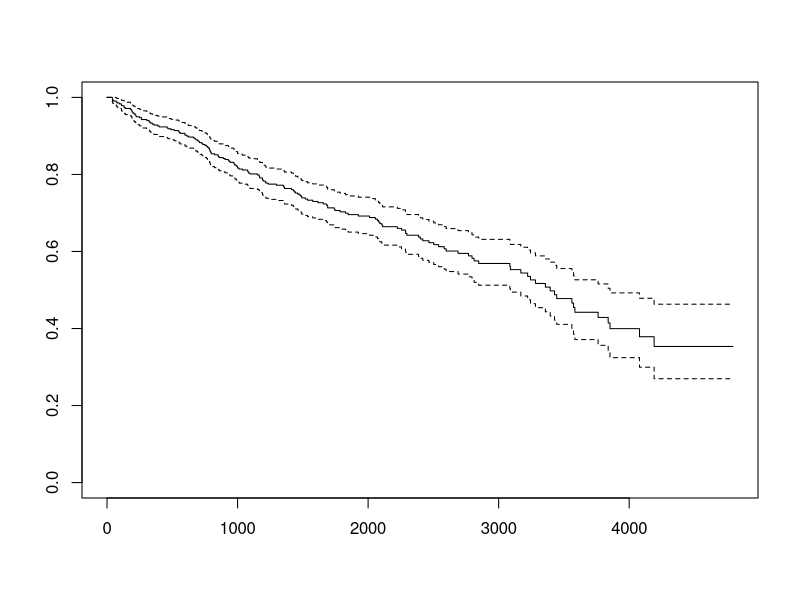
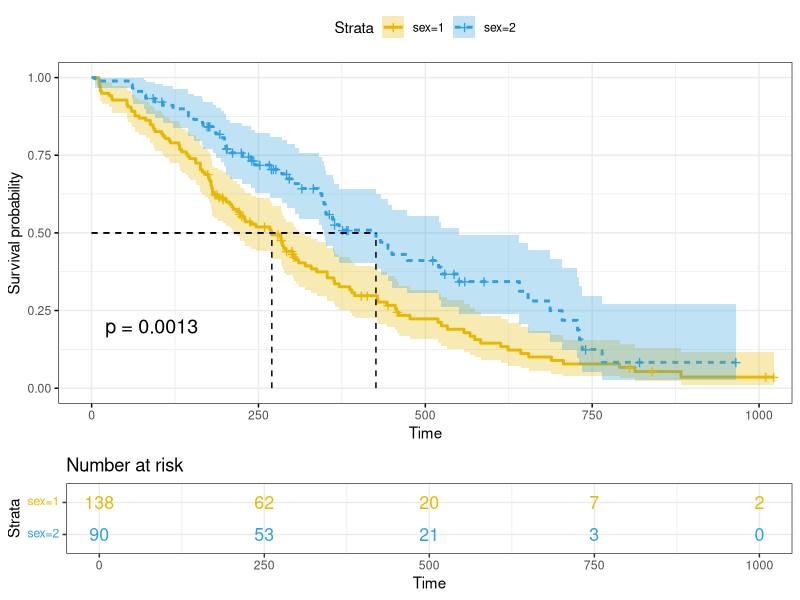
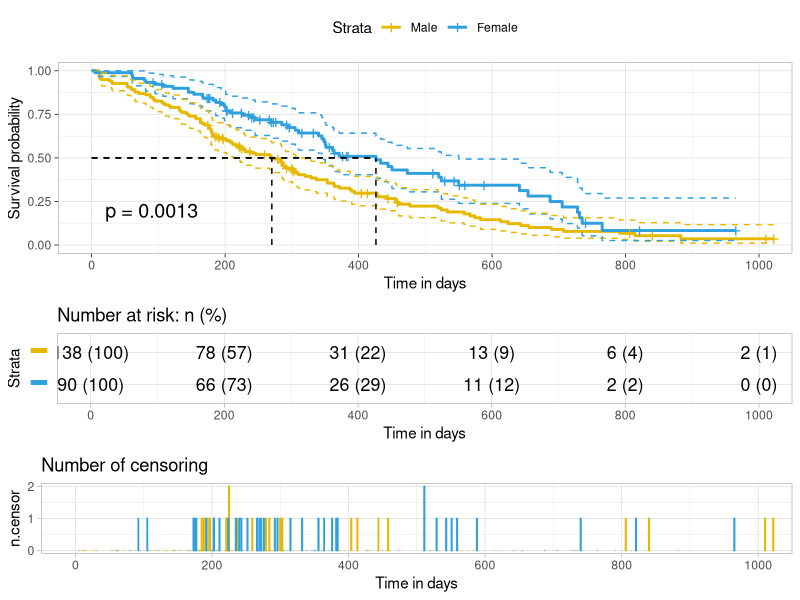
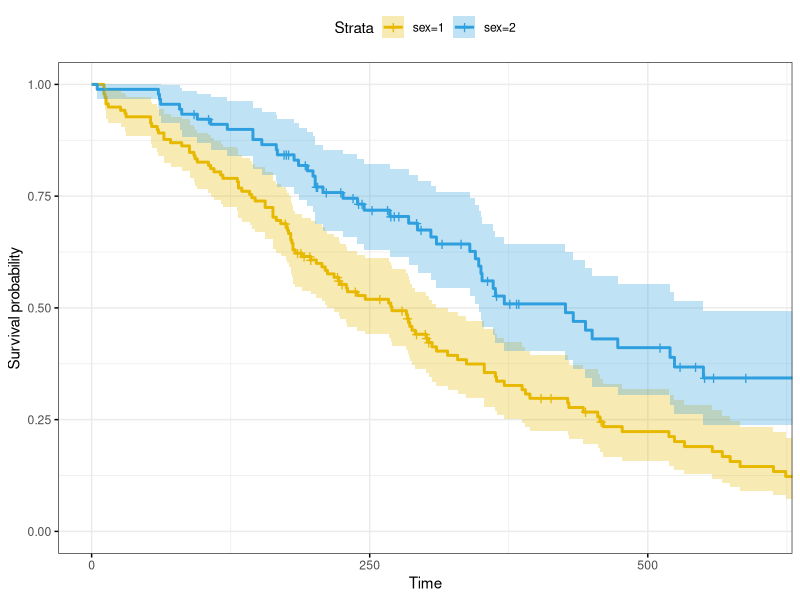
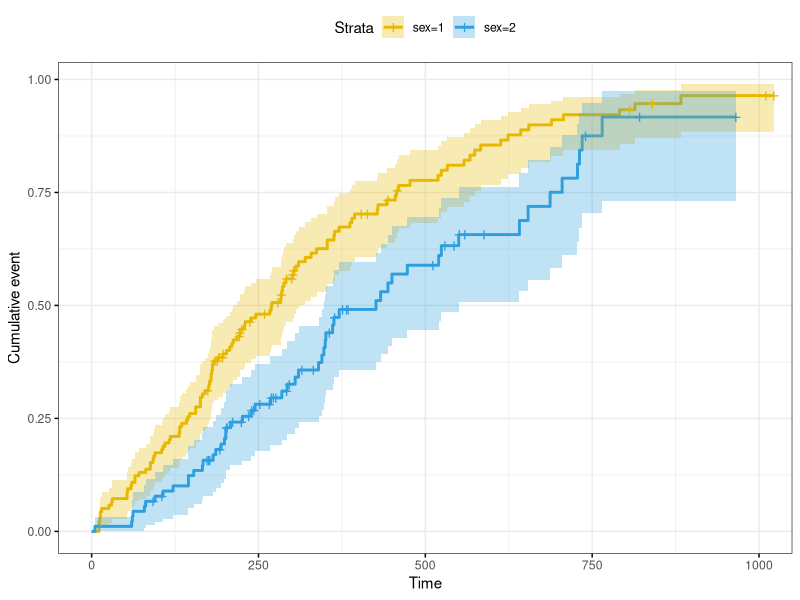
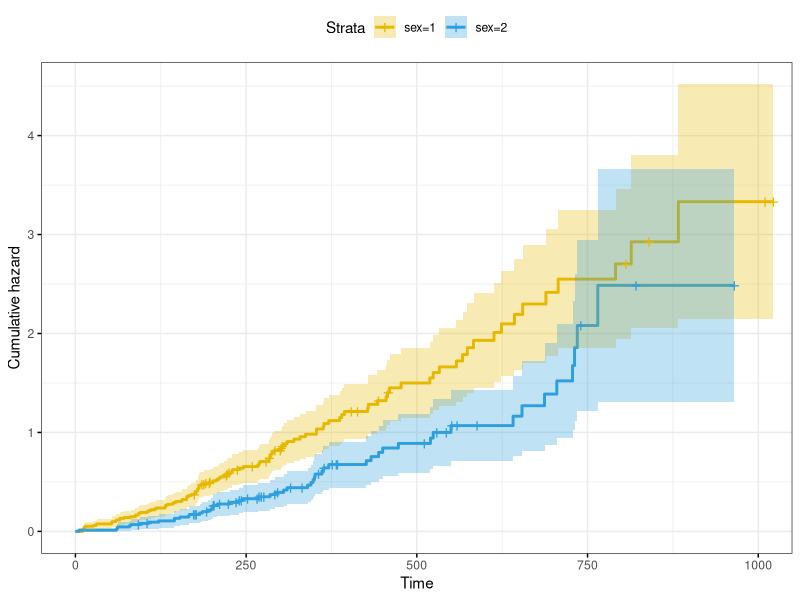
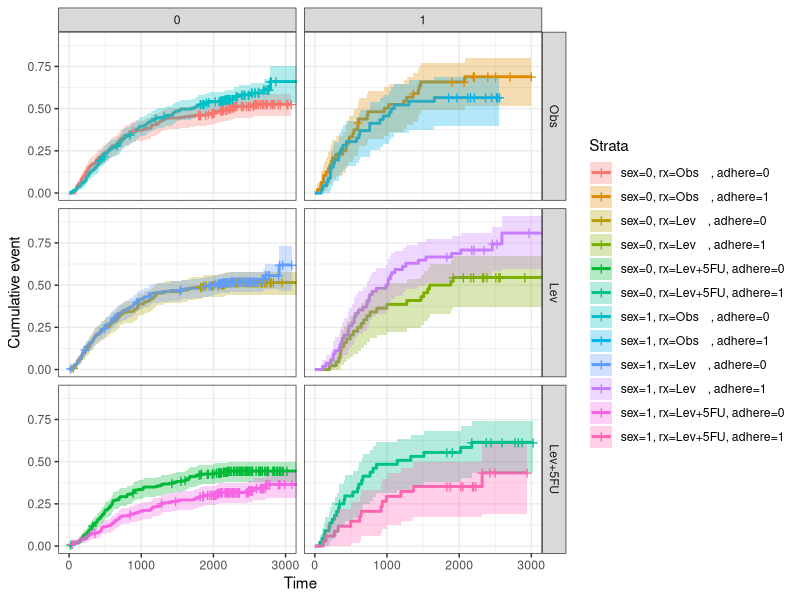

Reproduce these figures in R, in order.
# Survival Analysis in R
# Survival analysis is a set of statistical approaches for data analysis where the outcome variable of interest is time until an event occurs.
# Survival analysis deals with predicting the time when a specific event is going to occur. 
# It is also known as failure time analysis or analysis of time to death. 
# For example predicting the number of days a person with cancer will survive 
# or predicting the time when a mechanical system is going to fail.

install.packages("survival")

# Load the library.
library("survival")
library("survminer")

# Print first few rows.
print(head(pbc))

# Create the survival object. 
survfit(Surv(pbc$time,pbc$status == 2)~1)

# Plot the graph. 
plot(survfit(Surv(pbc$time,pbc$status == 2)~1))


# Survival Analysis lung dataset
data("lung")
head(lung)

fit <- survfit(Surv(time, status) ~ sex, data = lung)
print(fit)

# Summary of survival curves
summary(fit)
# Access to the sort summary table
summary(fit)$table

d <- data.frame(time = fit$time,
                n.risk = fit$n.risk,
                n.event = fit$n.event,
                n.censor = fit$n.censor,
                surv = fit$surv,
                upper = fit$upper,
                lower = fit$lower
)
head(d)

# Change color, linetype by strata, risk.table color by strata
ggsurvplot(fit,
           pval = TRUE, conf.int = TRUE,
           risk.table = TRUE, # Add risk table
           risk.table.col = "strata", # Change risk table color by groups
           linetype = "strata", # Change line type by groups
           surv.median.line = "hv", # Specify median survival
           ggtheme = theme_bw(), # Change ggplot2 theme
           palette = c("#E7B800", "#2E9FDF"))

ggsurvplot(
  fit,                     # survfit object with calculated statistics.
  pval = TRUE,             # show p-value of log-rank test.
  conf.int = TRUE,         # show confidence intervals for 
  # point estimaes of survival curves.
  conf.int.style = "step",  # customize style of confidence intervals
  xlab = "Time in days",   # customize X axis label.
  break.time.by = 200,     # break X axis in time intervals by 200.
  ggtheme = theme_light(), # customize plot and risk table with a theme.
  risk.table = "abs_pct",  # absolute number and percentage at risk.
  risk.table.y.text.col = T,# colour risk table text annotations.
  risk.table.y.text = FALSE,# show bars instead of names in text annotations
  # in legend of risk table.
  ncensor.plot = TRUE,      # plot the number of censored subjects at time t
  surv.median.line = "hv",  # add the median survival pointer.
  legend.labs = 
    c("Male", "Female"),    # change legend labels.
  palette = 
    c("#E7B800", "#2E9FDF") # custom color palettes.
)

# survival curves can be shorten using the argument xlim
ggsurvplot(fit,
           conf.int = TRUE,
           risk.table.col = "strata", # Change risk table color by groups
           ggtheme = theme_bw(), # Change ggplot2 theme
           palette = c("#E7B800", "#2E9FDF"),
           xlim = c(0, 600))

# to plot cumulative events
ggsurvplot(fit,
           conf.int = TRUE,
           risk.table.col = "strata", # Change risk table color by groups
           ggtheme = theme_bw(), # Change ggplot2 theme
           palette = c("#E7B800", "#2E9FDF"),
           fun = "event")

# To plot cumulative hazard
ggsurvplot(fit,
           conf.int = TRUE,
           risk.table.col = "strata", # Change risk table color by groups
           ggtheme = theme_bw(), # Change ggplot2 theme
           palette = c("#E7B800", "#2E9FDF"),
           fun = "cumhaz")

# Kaplan-Meier life table: summary of survival curves
summary(fit)
res.sum <- surv_summary(fit)
head(res.sum)

# Log-Rank test comparing survival curves: survdiff()
surv_diff <- survdiff(Surv(time, status) ~ sex, data = lung)
surv_diff

# Fit complex survival curves
require("survival")
fit2 <- survfit( Surv(time, status) ~ sex + rx + adhere,
                 data = colon )

# Plot survival curves by sex and facet by rx and adhere
ggsurv <- ggsurvplot(fit2, fun = "event", conf.int = TRUE,
                     ggtheme = theme_bw())

ggsurv$plot +theme_bw() + 
  theme (legend.position = "right")+
  facet_grid(rx ~ adhere)
